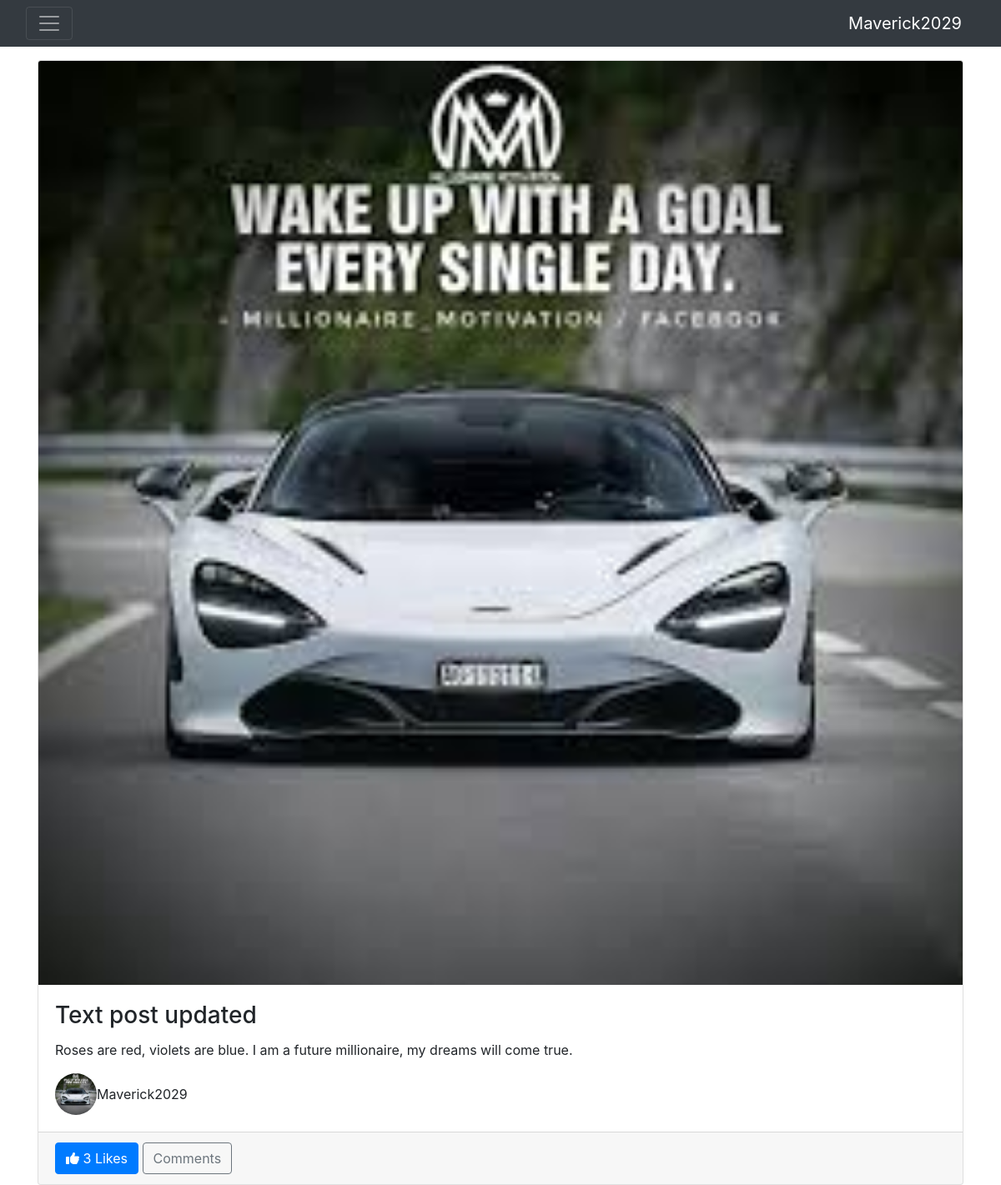
The app's page /post/19/ (signed in) with its own data.
### main/models.py (models this page shows, shortened)
class Post(models.Model):
    TEXT = 'text'
    IMAGE = 'image'
    VIDEO = 'video'
    POST_TYPES = [
        (TEXT, 'Text'),
        (IMAGE, 'Image'),
        (VIDEO, 'Video'),
    ]
    title = models.CharField(max_length=255)
    post_type = models.CharField(max_length=10, choices=POST_TYPES, default=TEXT)
    content = models.TextField(blank=True, null=True)
    image = models.ImageField(upload_to='post_images/%Y/%m/%d', blank=True, null=True)
    video = models.FileField(upload_to='post_videos/%Y/%m/%d', blank=True, null=True)
    video_size_limit = models.PositiveIntegerField(default=10485760)  # 10 MB in bytes
    time_created = models.DateTimeField(auto_now_add=True)
    user = models.ForeignKey(User, on_delete=models.DO_NOTHING, related_name='posts')
    likes = models.ManyToManyField(User, related_name='liked_posts', blank=True)
    def total_likes(self):
        return self.likes.count()

class Profile(models.Model):
    user = models.OneToOneField(User, on_delete=models.CASCADE)
    follows = models.ManyToManyField("self",
                                     related_name='followed_by',
                                     symmetrical=False,
                                     blank=True)
    last_entered = models.DateTimeField(auto_now=True)
    profile_image = models.ImageField(upload_to='profile_images/%Y/%m/%d', default='profile_images/default.png', verbose_name='Profile Image')
    bio = models.CharField(max_length=500)
    country = models.CharField(max_length=100)

### main/views.py (the view, shortened to what this page needs)
# urls.py: path('post/<int:post_id>/', views.post_detail, name='post_detail'),
@login_required(login_url='login')
def post_detail(request, post_id):
    post = get_object_or_404(Post, id=post_id)
    comments = post.comments.all().order_by('-time_created')
    is_subscribed = post.user in request.user.profile.follows.all()
    comment_form = CommentForm()
    context = {
        'post': post,
        'is_subscribed': is_subscribed,
        'comments': comments,
        'comment_form': comment_form,
    }
    return render(request, 'main/media/post_detail.html', context)

### main/templates/main/media/post_detail.html (shortened to what this page needs)
{% extends "main/utils/base.html" %}
{% block content %}
{% include "main/utils/navbar.html" %}
<br/>
<br/>
<div class="container mt-4">
    <div class="card">
        {% if post.post_type == 'image' %}
        <img src="{{ post.image.url }}" class="card-img-top" alt="Post Image">
        {% elif post.post_type == 'video' %}
        <video controls class="card-img-top">
            <source src="{{ post.video.url }}" type="video/mp4">
            Your browser does not support the video tag.
        </video>
        {% endif %}
        <div class="card-body">
            <h3 class="card-title">{{ post.title }}</h3>
            {% if post.content %}
            <p class="card-text">{{ post.content }}</p>
            {% endif %}
            <div class="d-flex align-items-center">
                <a href="{% url 'profile' post.user.pk %}">
                    <img src="{{ post.user.profile.profile_image.url }}" alt="User Profile" class="rounded-circle" width="50" height="50">
                </a>
                <span class="ms-2">{{ post.user.username }}</span>
            </div>
        </div>
        <div class="card-footer">
            <form method="post" class="d-inline">
                <button type="submit" name="like" class="btn {% if request.user in post.likes.all %}btn-primary{% else %}btn-outline-primary{% endif %}">
                    <i class="fa fa-thumbs-up"></i> {{ post.total_likes }} Likes
                </button>
            </form>
            <button class="btn btn-outline-secondary" data-bs-toggle="collapse" href="#commentsSection" role="button" aria-expanded="false" aria-controls="commentsSection">Comments</button>
        </div>
    </div>
</div>
{% endblock %}

### main/templates/main/utils/navbar.html (shortened to what this page needs)
<nav class="navbar navbar-dark bg-dark fixed-top">
  <div class="container-fluid">
    <button class="navbar-toggler" type="button" data-toggle="collapse" data-target="#navbarNavDropdown" aria-controls="navbarNavDropdown" aria-expanded="false" aria-label="Toggle navigation">
      <span class="navbar-toggler-icon"></span>
    </button>
    {% if user.is_authenticated %}
    <a class="navbar-brand" href="{% url 'profile' user.pk %}">{{ user.username }}</a>
    {% else %}
    <a class="navbar-brand" href="{% url 'home' %}">Guest</a>
    {% endif %}
  </div>
</nav>

### records on screen
Post: image (picture), title "Text post updated", content "Roses are red, violets are blue. I am a future millionaire, my dreams will come true.", user.profile.profile_image (picture), user.username "Maverick2029", total_likes "3"

### other values on screen
{{ user.username }} "Maverick2029"
